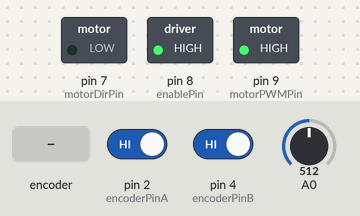
A sketch run on a simulated Arduino Uno, built with avr-gcc and run on an emulated ATmega328P. On the bench: switched loads named in the sketch (green lamp = pin HIGH). The inputs (shaded band) are chosen by the test bench; at power-on: A0 = 512, pin 2 (encoderPinA) HIGH, pin 4 (encoderPinB) HIGH.

Above: at 1.2 s.
1.3 s: A0 set to 278
2.8 s: A0 set to 251
At 3.8 s:
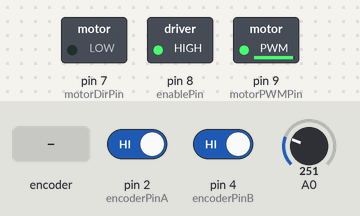
4.3 s: A0 set to 122
At 4.9 s:
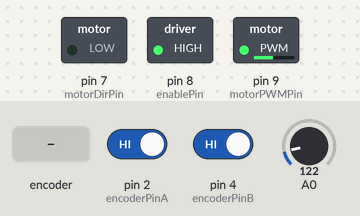
5.8 s: rotary encoder on pin 2 (encoderPinA) / pin 4 (encoderPinB) turned 2 steps (second pin leading)
At 6.6 s:
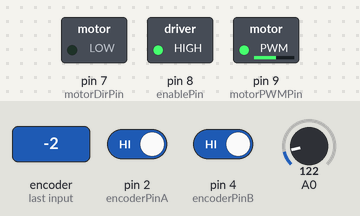
Timing chart, 0 to 8.7 s (numbered marks = the images above; inputs shaded):
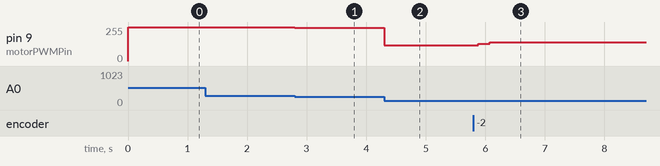

The sketch:

sigment_1_sistem_kendali_kasus_p_ahmad_satibi_aman_sejahtera.ino
```cpp
// Modul praktikum 3 - sistem kendali PID kasus p
// Nama Tim : Aman sejahtera
// Nama Anggota 1 : Ahmad satibi
// Nama Anggota 2 : Ryan farhana
// Versi program : 1,0

//++++++++++++++++++++++++++++++++++++++++//

//motor directory
#define CW  0
#define CCW 1

//motor control pin
#define motorDirPin 7
#define motorPWMPin 9
#define enablePin 8

//encoder pin
#define encoderPinA 2
#define encoderPinB 4

//encoder var
int encoderPos = 0;

int buttonup = 12;
int buttondown = 13;

//P control
int Kp          = 10;
int Ki          = 0;
int Kd          = 0;
int   targetPos   = 100;
int   error;
int   prevError;
float   integral;
float   derivative;
float   dt = 0.01;//10 milisecond
int   control;
int   velocity;

//external interrupt encoder
void doEncoderA()
{
  digitalRead(encoderPinB)?encoderPos--:encoderPos++;
}

void setup()
{
  //setup interrupt
    pinMode(encoderPinA, INPUT_PULLUP);
    pinMode(encoderPinB, INPUT_PULLUP);
    attachInterrupt(digitalPinToInterrupt(encoderPinA), doEncoderA,RISING);

    //setup motor driver
    pinMode(motorDirPin, OUTPUT);
    pinMode(enablePin, OUTPUT);
    digitalWrite(enablePin, HIGH);

    //Serial.begin(9600);
}

void loop()
{
    targetPos = analogRead(A0)/10; //ADC max 1023
    error   = targetPos - encoderPos;
    integral += error * dt;
    derivative = (error - prevError)/dt;
    control = (Kp*error) + (Ki*integral) + (Kd*derivative);

    velocity = min(max(control, -255), 255);
    if(velocity >= 0)
    {
        digitalWrite(motorDirPin, CW);
        analogWrite(motorPWMPin, velocity);
    }
    else
    {
        digitalWrite(motorDirPin, CCW);
        analogWrite(motorPWMPin, 255+velocity);
    }
    //Serial.println(encoderPos);
    prevError = error;
    delay(dt*1000);
}
```

Measured:
- after the input at 1.3 s, every drawn part: stays the same
- after the input at 2.8 s, pin 9 (motorPWMPin): 255/255 → 250/255 at once
- after the input at 4.3 s, pin 9 (motorPWMPin): 250/255 → 120/255 at once
- after the input at 5.8 s, pin 9 (motorPWMPin): 120/255 → 130/255 after 0.08 s, → 140/255 0.20 s later
